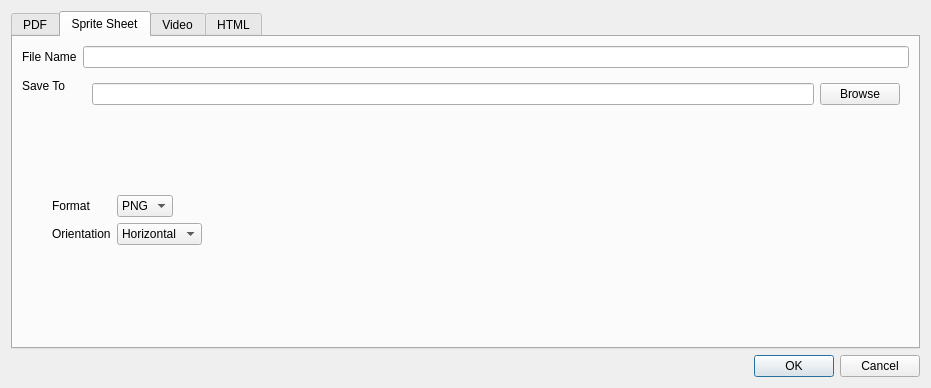
<?xml version="1.0" encoding="UTF-8"?>
<ui version="4.0">
 <class>ExportDialog</class>
 <widget class="QDialog" name="ExportDialog">
  <property name="geometry">
   <rect>
    <x>0</x>
    <y>0</y>
    <width>931</width>
    <height>388</height>
   </rect>
  </property>
  <property name="windowTitle">
   <string>Dialog</string>
  </property>
  <layout class="QVBoxLayout" name="verticalLayout">
   <item>
    <widget class="QTabWidget" name="tabWidget">
     <property name="currentIndex">
      <number>1</number>
     </property>
     <widget class="QWidget" name="pdf">
      <attribute name="title">
       <string>PDF</string>
      </attribute>
      <layout class="QVBoxLayout" name="verticalLayout_2">
       <item>
        <layout class="QFormLayout" name="formLayout_3">
         <item row="0" column="0">
          <widget class="QLabel" name="fileNameLabel">
           <property name="text">
            <string>File Name</string>
           </property>
          </widget>
         </item>
         <item row="0" column="1">
          <widget class="QLineEdit" name="pdfFileName">
           <property name="maxLength">
            <number>1000</number>
           </property>
           <property name="clearButtonEnabled">
            <bool>true</bool>
           </property>
          </widget>
         </item>
         <item row="1" column="0">
          <widget class="QLabel" name="saveToLabel">
           <property name="text">
            <string>Save To</string>
           </property>
          </widget>
         </item>
         <item row="1" column="1">
          <widget class="QWidget" name="saveToWidget" native="true">
           <layout class="QHBoxLayout" name="horizontalLayout">
            <item>
             <widget class="QLineEdit" name="pdfSaveLocation">
              <property name="readOnly">
               <bool>true</bool>
              </property>
             </widget>
            </item>
            <item>
             <widget class="QPushButton" name="pdfBrowseButton">
              <property name="text">
               <string>Browse</string>
              </property>
             </widget>
            </item>
           </layout>
          </widget>
         </item>
        </layout>
       </item>
       <item>
        <layout class="QFormLayout" name="formLayout_5">
         <property name="fieldGrowthPolicy">
          <enum>QFormLayout::FieldsStayAtSizeHint</enum>
         </property>
         <property name="rowWrapPolicy">
          <enum>QFormLayout::WrapLongRows</enum>
         </property>
         <property name="leftMargin">
          <number>30</number>
         </property>
         <property name="rightMargin">
          <number>100</number>
         </property>
         <item row="1" column="0">
          <widget class="QLabel" name="sizeLabel">
           <property name="text">
            <string>Size </string>
           </property>
          </widget>
         </item>
         <item row="1" column="1">
          <widget class="QComboBox" name="sizeComboBox">
           <item>
            <property name="text">
             <string>A0</string>
            </property>
           </item>
           <item>
            <property name="text">
             <string>A1</string>
            </property>
           </item>
           <item>
            <property name="text">
             <string>A2</string>
            </property>
           </item>
           <item>
            <property name="text">
             <string>A3</string>
            </property>
           </item>
           <item>
            <property name="text">
             <string>A4</string>
            </property>
           </item>
           <item>
            <property name="text">
             <string>A5</string>
            </property>
           </item>
           <item>
            <property name="text">
             <string>A6</string>
            </property>
           </item>
           <item>
            <property name="text">
             <string>A7</string>
            </property>
           </item>
           <item>
            <property name="text">
             <string>A8</string>
            </property>
           </item>
           <item>
            <property name="text">
             <string>A9</string>
            </property>
           </item>
           <item>
            <property name="text">
             <string>A10</string>
            </property>
           </item>
           <item>
            <property name="text">
             <string>B0</string>
            </property>
           </item>
           <item>
            <property name="text">
             <string>B1</string>
            </property>
           </item>
           <item>
            <property name="text">
             <string>B2</string>
            </property>
           </item>
           <item>
            <property name="text">
             <string>B3</string>
            </property>
           </item>
           <item>
            <property name="text">
             <string>B4</string>
            </property>
           </item>
           <item>
            <property name="text">
             <string>B5</string>
            </property>
           </item>
           <item>
            <property name="text">
             <string>Executive</string>
            </property>
           </item>
           <item>
            <property name="text">
             <string>Folio</string>
            </property>
           </item>
           <item>
            <property name="text">
             <string>Ledger</string>
            </property>
           </item>
           <item>
            <property name="text">
             <string>Legal</string>
            </property>
           </item>
           <item>
            <property name="text">
             <string>Letter</string>
            </property>
           </item>
           <item>
            <property name="text">
             <string>Postcard</string>
            </property>
           </item>
           <item>
            <property name="text">
             <string>DoublePostcard</string>
            </property>
           </item>
           <item>
            <property name="text">
             <string>EnvelopePersonal</string>
            </property>
           </item>
           <item>
            <property name="text">
             <string>SuperA</string>
            </property>
           </item>
           <item>
            <property name="text">
             <string>SuperB</string>
            </property>
           </item>
          </widget>
         </item>
         <item row="2" column="0">
          <widget class="QLabel" name="orientationLabel">
           <property name="text">
            <string>Orientation</string>
           </property>
          </widget>
         </item>
         <item row="2" column="1">
          <widget class="QComboBox" name="orientationComboBox">
           <item>
            <property name="text">
             <string>Horizontal</string>
            </property>
           </item>
           <item>
            <property name="text">
             <string>Vertical</string>
            </property>
           </item>
          </widget>
         </item>
         <item row="3" column="0">
          <widget class="QLabel" name="marginLabel">
           <property name="text">
            <string>Margin</string>
           </property>
          </widget>
         </item>
         <item row="3" column="1">
          <widget class="QSpinBox" name="marginSpinBox"/>
         </item>
         <item row="4" column="0">
          <widget class="QLabel" name="fillLabel">
           <property name="text">
            <string>Document Fill</string>
           </property>
          </widget>
         </item>
         <item row="4" column="1">
          <widget class="QComboBox" name="fillComboBox">
           <item>
            <property name="text">
             <string>Center</string>
            </property>
           </item>
           <item>
            <property name="text">
             <string>Fill</string>
            </property>
           </item>
           <item>
            <property name="text">
             <string>Fit</string>
            </property>
           </item>
          </widget>
         </item>
         <item row="0" column="0">
          <widget class="QLabel" name="documentTitleLabel">
           <property name="text">
            <string>Document Title</string>
           </property>
          </widget>
         </item>
         <item row="0" column="1">
          <widget class="QLineEdit" name="documentTitleLineEdit">
           <property name="minimumSize">
            <size>
             <width>500</width>
             <height>0</height>
            </size>
           </property>
           <property name="maxLength">
            <number>100</number>
           </property>
           <property name="clearButtonEnabled">
            <bool>true</bool>
           </property>
          </widget>
         </item>
        </layout>
       </item>
      </layout>
     </widget>
     <widget class="QWidget" name="sprite">
      <attribute name="title">
       <string>Sprite Sheet</string>
      </attribute>
      <layout class="QVBoxLayout" name="verticalLayout_3">
       <item>
        <layout class="QFormLayout" name="formLayout_7">
         <item row="0" column="0">
          <widget class="QLabel" name="fileNameLabel_2">
           <property name="text">
            <string>File Name</string>
           </property>
          </widget>
         </item>
         <item row="0" column="1">
          <widget class="QLineEdit" name="spriteFileName">
           <property name="maxLength">
            <number>1000</number>
           </property>
           <property name="clearButtonEnabled">
            <bool>true</bool>
           </property>
          </widget>
         </item>
         <item row="1" column="0">
          <widget class="QLabel" name="saveToLabel_2">
           <property name="text">
            <string>Save To</string>
           </property>
          </widget>
         </item>
         <item row="1" column="1">
          <widget class="QWidget" name="saveToWidget_2" native="true">
           <layout class="QHBoxLayout" name="horizontalLayout_2">
            <item>
             <widget class="QLineEdit" name="spriteSaveLocation">
              <property name="readOnly">
               <bool>true</bool>
              </property>
             </widget>
            </item>
            <item>
             <widget class="QPushButton" name="spriteBrowseButton">
              <property name="text">
               <string>Browse</string>
              </property>
             </widget>
            </item>
           </layout>
          </widget>
         </item>
        </layout>
       </item>
       <item>
        <layout class="QFormLayout" name="formLayout_6">
         <property name="fieldGrowthPolicy">
          <enum>QFormLayout::FieldsStayAtSizeHint</enum>
         </property>
         <property name="rowWrapPolicy">
          <enum>QFormLayout::WrapLongRows</enum>
         </property>
         <property name="leftMargin">
          <number>30</number>
         </property>
         <property name="rightMargin">
          <number>100</number>
         </property>
         <item row="0" column="0">
          <widget class="QLabel" name="formatLabel">
           <property name="text">
            <string>Format</string>
           </property>
          </widget>
         </item>
         <item row="0" column="1">
          <widget class="QComboBox" name="formatComboBox">
           <item>
            <property name="text">
             <string>PNG</string>
            </property>
           </item>
           <item>
            <property name="text">
             <string>JPG</string>
            </property>
           </item>
           <item>
            <property name="text">
             <string>BMP</string>
            </property>
           </item>
          </widget>
         </item>
         <item row="1" column="0">
          <widget class="QLabel" name="orientationLabel_2">
           <property name="text">
            <string>Orientation</string>
           </property>
          </widget>
         </item>
         <item row="1" column="1">
          <widget class="QComboBox" name="orientationComboBox_2">
           <item>
            <property name="text">
             <string>Horizontal</string>
            </property>
           </item>
           <item>
            <property name="text">
             <string>Vertical</string>
            </property>
           </item>
          </widget>
         </item>
        </layout>
       </item>
      </layout>
     </widget>
     <widget class="QWidget" name="video">
      <attribute name="title">
       <string>Video</string>
      </attribute>
      <layout class="QVBoxLayout" name="verticalLayout_4">
       <item>
        <layout class="QFormLayout" name="formLayout_9">
         <item row="0" column="0">
          <widget class="QLabel" name="fileNameLabel_3">
           <property name="text">
            <string>File Name</string>
           </property>
          </widget>
         </item>
         <item row="0" column="1">
          <widget class="QLineEdit" name="videoFileName">
           <property name="maxLength">
            <number>1000</number>
           </property>
           <property name="clearButtonEnabled">
            <bool>true</bool>
           </property>
          </widget>
         </item>
         <item row="1" column="0">
          <widget class="QLabel" name="saveToLabel_3">
           <property name="text">
            <string>Save To</string>
           </property>
          </widget>
         </item>
         <item row="1" column="1">
          <widget class="QWidget" name="saveToWidget_3" native="true">
           <layout class="QHBoxLayout" name="horizontalLayout_3">
            <item>
             <widget class="QLineEdit" name="videoSaveLocation">
              <property name="readOnly">
               <bool>true</bool>
              </property>
             </widget>
            </item>
            <item>
             <widget class="QPushButton" name="videoBrowseButton">
              <property name="text">
               <string>Browse</string>
              </property>
             </widget>
            </item>
           </layout>
          </widget>
         </item>
        </layout>
       </item>
       <item>
        <layout class="QFormLayout" name="formLayout_8">
         <property name="fieldGrowthPolicy">
          <enum>QFormLayout::FieldsStayAtSizeHint</enum>
         </property>
         <property name="rowWrapPolicy">
          <enum>QFormLayout::WrapLongRows</enum>
         </property>
         <property name="leftMargin">
          <number>30</number>
         </property>
         <property name="rightMargin">
          <number>100</number>
         </property>
         <item row="0" column="0">
          <widget class="QLabel" name="titleLabel">
           <property name="text">
            <string>Title </string>
           </property>
          </widget>
         </item>
         <item row="0" column="1">
          <widget class="QLineEdit" name="titleLineEdit"/>
         </item>
         <item row="1" column="0">
          <widget class="QLabel" name="descriptionLabel">
           <property name="text">
            <string>Description</string>
           </property>
          </widget>
         </item>
         <item row="1" column="1">
          <widget class="QLineEdit" name="descriptionLineEdit"/>
         </item>
         <item row="2" column="0">
          <widget class="QLabel" name="copyRightLabel">
           <property name="text">
            <string>CopyRight</string>
           </property>
          </widget>
         </item>
         <item row="2" column="1">
          <widget class="QLineEdit" name="copyRightLineEdit"/>
         </item>
         <item row="3" column="0">
          <widget class="QLabel" name="frameDelayLabel">
           <property name="text">
            <string>Frame delay</string>
           </property>
          </widget>
         </item>
         <item row="3" column="1">
          <widget class="QSpinBox" name="frameDelaySpinBox"/>
         </item>
        </layout>
       </item>
      </layout>
     </widget>
     <widget class="QWidget" name="html">
      <attribute name="title">
       <string>HTML</string>
      </attribute>
      <layout class="QVBoxLayout" name="verticalLayout_5">
       <item>
        <layout class="QFormLayout" name="formLayout_11">
         <item row="0" column="0">
          <widget class="QLabel" name="fileNameLabel_4">
           <property name="text">
            <string>File Name</string>
           </property>
          </widget>
         </item>
         <item row="0" column="1">
          <widget class="QLineEdit" name="htmlFileName">
           <property name="maxLength">
            <number>1000</number>
           </property>
           <property name="clearButtonEnabled">
            <bool>true</bool>
           </property>
          </widget>
         </item>
         <item row="1" column="0">
          <widget class="QLabel" name="saveToLabel_4">
           <property name="text">
            <string>Save To</string>
           </property>
          </widget>
         </item>
         <item row="1" column="1">
          <widget class="QWidget" name="saveToWidget_4" native="true">
           <layout class="QHBoxLayout" name="horizontalLayout_4">
            <item>
             <widget class="QLineEdit" name="htmlSaveLocation">
              <property name="readOnly">
               <bool>true</bool>
              </property>
             </widget>
            </item>
            <item>
             <widget class="QPushButton" name="htmlBrowseButton">
              <property name="text">
               <string>Browse</string>
              </property>
             </widget>
            </item>
           </layout>
          </widget>
         </item>
        </layout>
       </item>
       <item>
        <layout class="QFormLayout" name="formLayout_10">
         <property name="fieldGrowthPolicy">
          <enum>QFormLayout::FieldsStayAtSizeHint</enum>
         </property>
         <property name="rowWrapPolicy">
          <enum>QFormLayout::WrapLongRows</enum>
         </property>
         <property name="leftMargin">
          <number>30</number>
         </property>
         <property name="rightMargin">
          <number>100</number>
         </property>
         <item row="0" column="0">
          <widget class="QLabel" name="titleLabel_2">
           <property name="text">
            <string>Title</string>
           </property>
          </widget>
         </item>
         <item row="0" column="1">
          <widget class="QLineEdit" name="titleLineEdit_2"/>
         </item>
         <item row="1" column="0">
          <widget class="QLabel" name="descriptionLabel_2">
           <property name="text">
            <string>Description</string>
           </property>
          </widget>
         </item>
         <item row="1" column="1">
          <widget class="QLineEdit" name="descriptionLineEdit_2"/>
         </item>
         <item row="2" column="0">
          <widget class="QLabel" name="thumbnailSizeLabel">
           <property name="text">
            <string>Thumbnail size </string>
           </property>
          </widget>
         </item>
         <item row="2" column="1">
          <widget class="QSpinBox" name="thumbnailSizeSpinBox"/>
         </item>
         <item row="3" column="0">
          <widget class="QLabel" name="columnCountLabel">
           <property name="text">
            <string>Column Count</string>
           </property>
          </widget>
         </item>
         <item row="3" column="1">
          <widget class="QSpinBox" name="columnCountSpinBox"/>
         </item>
         <item row="4" column="0">
          <widget class="QLabel" name="enableLightBoxLabel">
           <property name="text">
            <string>Enable LightBox</string>
           </property>
          </widget>
         </item>
         <item row="4" column="1">
          <widget class="QComboBox" name="enableLightBoxComboBox">
           <item>
            <property name="text">
             <string>Yes</string>
            </property>
           </item>
           <item>
            <property name="text">
             <string>No</string>
            </property>
           </item>
          </widget>
         </item>
        </layout>
       </item>
      </layout>
     </widget>
    </widget>
   </item>
   <item>
    <widget class="QDialogButtonBox" name="buttonBox">
     <property name="orientation">
      <enum>Qt::Horizontal</enum>
     </property>
     <property name="standardButtons">
      <set>QDialogButtonBox::Cancel|QDialogButtonBox::Ok</set>
     </property>
    </widget>
   </item>
  </layout>
 </widget>
 <resources/>
 <connections>
  <connection>
   <sender>buttonBox</sender>
   <signal>accepted()</signal>
   <receiver>ExportDialog</receiver>
   <slot>accept()</slot>
   <hints>
    <hint type="sourcelabel">
     <x>224</x>
     <y>362</y>
    </hint>
    <hint type="destinationlabel">
     <x>157</x>
     <y>274</y>
    </hint>
   </hints>
  </connection>
  <connection>
   <sender>buttonBox</sender>
   <signal>rejected()</signal>
   <receiver>ExportDialog</receiver>
   <slot>reject()</slot>
   <hints>
    <hint type="sourcelabel">
     <x>292</x>
     <y>368</y>
    </hint>
    <hint type="destinationlabel">
     <x>286</x>
     <y>274</y>
    </hint>
   </hints>
  </connection>
 </connections>
</ui>
